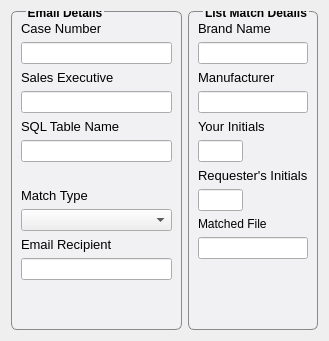
      <widget class="QWidget" name="listMatchTab">
       <attribute name="title">
        <string>List Match</string>
       </attribute>
       <layout class="QHBoxLayout" name="horizontalLayout">
        <item>
         <widget class="QGroupBox" name="groupBox_2">
          <property name="styleSheet">
           <string notr="true">QGroupBox {
font-weight: bold;
border: 1.4px solid rgb(110, 110, 110, 200);
border-radius: 6px;
background: rgb(248, 248, 255, 70);
margin-top: 0.5em;
}

QGroupBox::title {
top: -5px;
left: 15px
}

QLabel {
background: rgb(248, 248, 255, 0);
}

QCheckBox {
background: rgb(248, 248, 255, 0);
}</string>
          </property>
          <property name="title">
           <string>Email Details</string>
          </property>
          <layout class="QGridLayout" name="gridLayout_9">
           <item row="1" column="0">
            <widget class="QLineEdit" name="caseNumber_line_edit">
             <property name="styleSheet">
              <string notr="true"/>
             </property>
             <property name="text">
              <string/>
             </property>
            </widget>
           </item>
           <item row="2" column="0">
            <widget class="QLabel" name="label_34">
             <property name="font">
              <font>
               <pointsize>10</pointsize>
              </font>
             </property>
             <property name="text">
              <string>Sales Executive</string>
             </property>
            </widget>
           </item>
           <item row="4" column="0">
            <widget class="QLabel" name="label_32">
             <property name="font">
              <font>
               <pointsize>10</pointsize>
              </font>
             </property>
             <property name="text">
              <string>SQL Table Name</string>
             </property>
            </widget>
           </item>
           <item row="5" column="0">
            <widget class="QLineEdit" name="postgresTable_line_edit">
             <property name="text">
              <string/>
             </property>
            </widget>
           </item>
           <item row="10" column="0">
            <widget class="QLineEdit" name="emailTo_line_edit">
             <property name="text">
              <string/>
             </property>
            </widget>
           </item>
           <item row="8" column="0">
            <widget class="QComboBox" name="emailMatchType_comboBox">
             <item>
              <property name="text">
               <string/>
              </property>
             </item>
             <item>
              <property name="text">
               <string>ME + 3PT Match</string>
              </property>
             </item>
             <item>
              <property name="text">
               <string>ME Exact Match</string>
              </property>
             </item>
             <item>
              <property name="text">
               <string>NPI Exact Match</string>
              </property>
             </item>
             <item>
              <property name="text">
               <string>NPI + 3PT Match</string>
              </property>
             </item>
             <item>
              <property name="text">
               <string>NPI + ME + 3PT Match</string>
              </property>
             </item>
             <item>
              <property name="text">
               <string>NPI + ME Exact Match</string>
              </property>
             </item>
             <item>
              <property name="text">
               <string>3PT Fuzzy Match</string>
              </property>
             </item>
            </widget>
           </item>
           <item row="3" column="0">
            <widget class="QLineEdit" name="saleExecutive_line_edit">
             <property name="text">
              <string/>
             </property>
            </widget>
           </item>
           <item row="9" column="0">
            <widget class="QLabel" name="label_31">
             <property name="font">
              <font>
               <pointsize>10</pointsize>
              </font>
             </property>
             <property name="text">
              <string>Email Recipient</string>
             </property>
            </widget>
           </item>
           <item row="0" column="0">
            <widget class="QLabel" name="label_33">
             <property name="font">
              <font>
               <pointsize>10</pointsize>
              </font>
             </property>
             <property name="text">
              <string>Case Number</string>
             </property>
            </widget>
           </item>
           <item row="7" column="0">
            <widget class="QLabel" name="Labelfdfd_2">
             <property name="font">
              <font>
               <pointsize>10</pointsize>
              </font>
             </property>
             <property name="text">
              <string>Match Type</string>
             </property>
            </widget>
           </item>
           <item row="6" column="0">
            <widget class="QLabel" name="tableLabel">
             <property name="text">
              <string/>
             </property>
            </widget>
           </item>
           <item row="11" column="0">
            <spacer name="verticalSpacer_2">
             <property name="orientation">
              <enum>Qt::Vertical</enum>
             </property>
             <property name="sizeHint" stdset="0">
              <size>
               <width>20</width>
               <height>40</height>
              </size>
             </property>
            </spacer>
           </item>
          </layout>
         </widget>
        </item>
        <item>
         <widget class="QGroupBox" name="listMatchGroupBox">
          <property name="styleSheet">
           <string notr="true">QGroupBox {
font-weight: bold;
border: 1.4px solid rgb(110, 110, 110, 200);
border-radius: 6px;
background: rgb(248, 248, 255, 70);
margin-top: 0.5em;
}

QGroupBox::title {
top: -5px;
left: 15px
}

QLabel {
background: rgb(248, 248, 255, 0);
}

QCheckBox {
background: rgb(248, 248, 255, 0);
}</string>
          </property>
          <property name="title">
           <string>List Match Details</string>
          </property>
          <layout class="QGridLayout" name="gridLayout_10">
           <item row="7" column="0">
            <widget class="QLineEdit" name="requestInit_line_edit">
             <property name="maximumSize">
              <size>
               <width>45</width>
               <height>16777215</height>
              </size>
             </property>
             <property name="text">
              <string/>
             </property>
            </widget>
           </item>
           <item row="2" column="0">
            <widget class="QLabel" name="label_20">
             <property name="font">
              <font>
               <pointsize>10</pointsize>
              </font>
             </property>
             <property name="text">
              <string>Manufacturer</string>
             </property>
            </widget>
           </item>
           <item row="0" column="0">
            <widget class="QLabel" name="label_14">
             <property name="font">
              <font>
               <pointsize>10</pointsize>
              </font>
             </property>
             <property name="text">
              <string>Brand Name</string>
             </property>
            </widget>
           </item>
           <item row="4" column="0">
            <widget class="QLabel" name="label_17">
             <property name="font">
              <font>
               <pointsize>10</pointsize>
              </font>
             </property>
             <property name="text">
              <string>Your Initials</string>
             </property>
            </widget>
           </item>
           <item row="5" column="0">
            <widget class="QLineEdit" name="myInit_line_edit">
             <property name="maximumSize">
              <size>
               <width>45</width>
               <height>16777215</height>
              </size>
             </property>
             <property name="text">
              <string/>
             </property>
            </widget>
           </item>
           <item row="6" column="0">
            <widget class="QLabel" name="label_35">
             <property name="font">
              <font>
               <pointsize>10</pointsize>
              </font>
             </property>
             <property name="text">
              <string>Requester's Initials</string>
             </property>
            </widget>
           </item>
           <item row="8" column="0">
            <widget class="QLabel" name="label_12">
             <property name="text">
              <string>Matched File</string>
             </property>
            </widget>
           </item>
           <item row="1" column="0">
            <widget class="QLineEdit" name="brandName_line_edit">
             <property name="text">
              <string/>
             </property>
            </widget>
           </item>
           <item row="3" column="0">
            <widget class="QLineEdit" name="presalesManuName_line_edit">
             <property name="text">
              <string/>
             </property>
            </widget>
           </item>
           <item row="9" column="0">
            <widget class="QLineEdit" name="suppFilePath_lineEdit"/>
           </item>
           <item row="10" column="0">
            <spacer name="verticalSpacer_3">
             <property name="orientation">
              <enum>Qt::Vertical</enum>
             </property>
             <property name="sizeHint" stdset="0">
              <size>
               <width>20</width>
               <height>40</height>
              </size>
             </property>
            </spacer>
           </item>
          </layout>
         </widget>
        </item>
       </layout>
      </widget>
